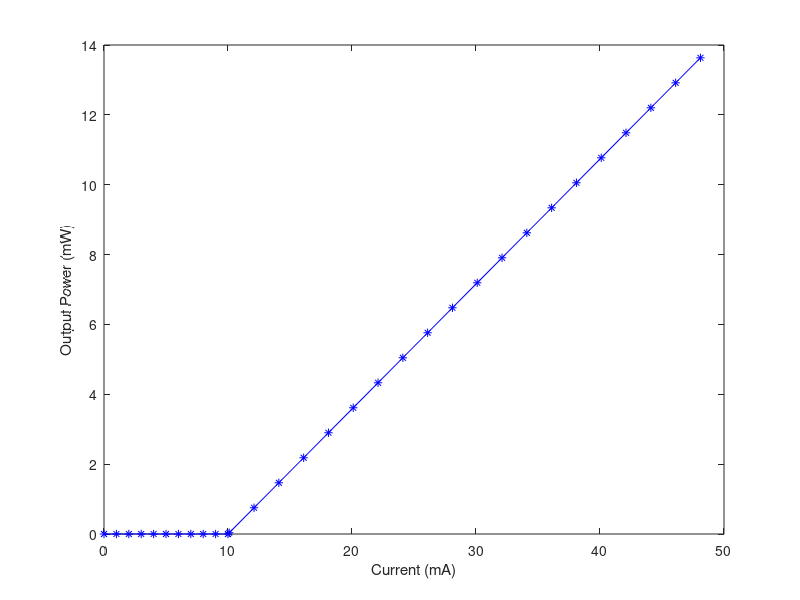

MATLAB code for this plot:
% Laser Diode Characteristics
I_th = 10; % Threshold current (mA)

q = 1.6e-19; %Charge of an electron
h = 6.626e-34; %Plancks constant
c = 3e8; %Speed of light
lambda = 1550e-9; %Wavelength of Laser emission
v_peak = c/lambda; %Peak frequency of Laser emission
alpha_m = 10; %Mirror loss in Laser cavity
alpha_t = 11.2; % Total losses including internal loss and mirror loss

eta = 0.5; %Coupling and Conversion efficiency for GaAs Laser
eta_q = 0.8; % Quantum Efficiency for GaAs Laser
%write the code for output power before threshold

I1 = 0:1:10;
Po1 = (eta*h*(v_peak)*eta_q).*I1*(alpha_m/alpha_t);
figure(1);
plot(I1,Po1,'b-*');

%write the code for output power after threshold

I2 = 10.1:2:50;
hold on
Po2 = eta*h*(v_peak/q).*(I2-I_th)*(alpha_m/alpha_t);
plot(I2,Po2,'b-*');

xlabel('Current (mA)');
ylabel('Output Power (mW)');